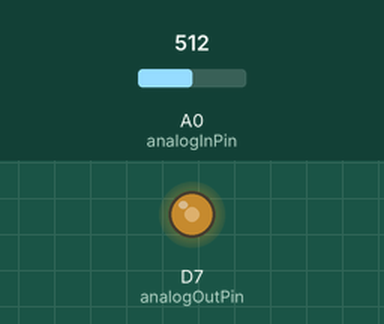
Bench run of a sketch on a simulated ESP8266 (NodeMCU). On the bench: output pins drawn as LEDs (lit = HIGH). Inputs (shaded band) come from the test bench; at power-on: A0 (analogInPin) = 512. What the sketch prints to the serial monitor is not drawn.

Above: at 1.2 s.
1.3 s: A0 (analogInPin) set to 716
At 1.9 s:
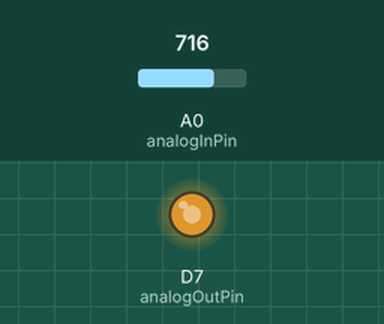
2.8 s: A0 (analogInPin) set to 986
At 3.1 s:
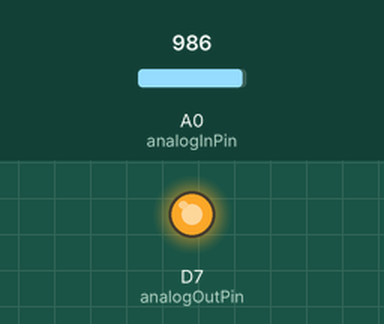
4.3 s: A0 (analogInPin) set to 1018
At 5.4 s:
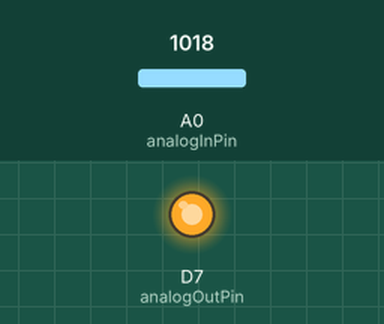
5.8 s: A0 (analogInPin) set to 122
At 6.5 s:
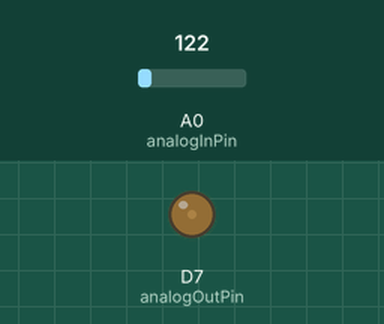
7.3 s: A0 (analogInPin) set to 0
At 7.7 s:
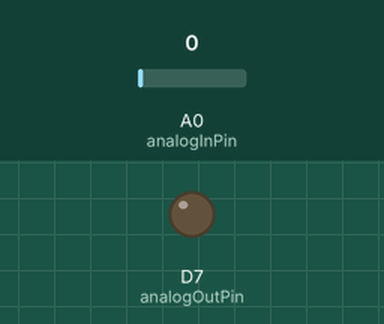
Timing chart, 0 to 9.8 s (numbered marks = the images above; inputs shaded):
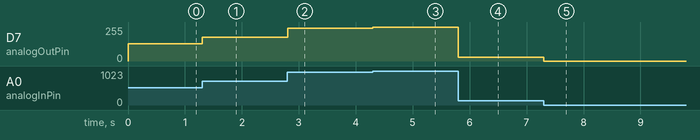

Measured:
- after the input at 1.3 s, D7 (analogOutPin): 128/255 → 178/255 at once
- after the input at 2.8 s, D7 (analogOutPin): 178/255 → 246/255 at once
- after the input at 4.3 s, D7 (analogOutPin): 246/255 → 254/255 at once
- after the input at 5.8 s, D7 (analogOutPin): 254/255 → 30/255 at once
- after the input at 7.3 s, D7 (analogOutPin): 30/255 → 0/255 at once

The sketch:

03_ESP8266_Photoresistor_LED.ino
```cpp
/*
  AA Digital Ecologies Photoresistor input and LED and Serial output

  Circuit:
  - photoresistor connected to analog pin A0 and 4k ohm resistor
  - LED connected from digital pin D7 to ground through 220 ohm resistor

*/

const int analogInPin = A0;  // Photoresistor pin
const int analogOutPin = D7;  // LED pin

int sensorValue = 0;  // value read from the photoresistor
int outputValue = 0;  // value output using pulse width modulation (PWM) for the LED

void setup() {
  // initialize serial communications at 115200 bps
  Serial.begin(115200);
}

void loop() {
  // read the analog input value
  sensorValue = analogRead(analogInPin);
  // map it to the range of the analog output
  outputValue = map(sensorValue, 0, 1023, 0, 255);
  // actuate the analog output value to the LED
  analogWrite(analogOutPin, outputValue);

  // print the results to the Serial Monitor
  Serial.print("sensor = ");
  Serial.print(sensorValue);
  Serial.print("\t output = ");
  Serial.println(outputValue);

  delay(2); // small delay between reads for stability
}
```
